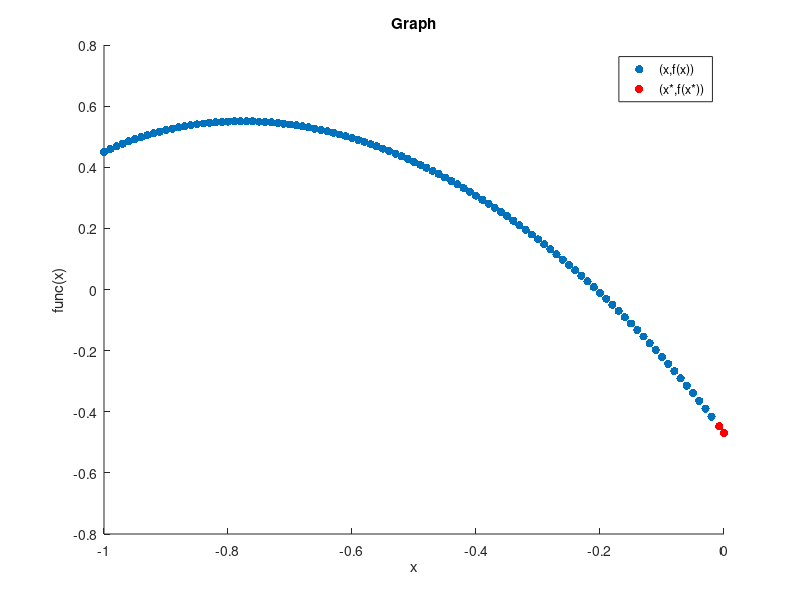

Write the MATLAB code that produced this figure.
function binary_search()
  clc();
  
  a = -1;
  b = 0;
  list_x_star = [];
  list_f_star = [];
  % Output x_star, f_star
  for epsilon = [10.^-2, 10.^-4, 10.^-6]
    [x_star, f_star, countIter] = binary(a, b, epsilon);
    list_x_star = [list_x_star, x_star];
    list_f_star = [list_f_star, f_star];
    fprintf('epsilon: %f\n', epsilon);
    fprintf('x_star: %f\n', x_star);
    fprintf('f_star: %f\n', f_star);
    fprintf('Number of iteration: %d\n', countIter);
    fprintf('-------------------------------------\n');
  end
  
  % Draw graph function
  x = [-1 : 0.01 : -0.02];
  y = [];
  for i = x
    y = [y, func(i)];
  end
  scatter(x, y, 'filled'), xlabel('x'), ylabel('func(x)'), title('Graph')
  
  hold on

  scatter(list_x_star, list_f_star, 'r', 'filled'), legend('(x,f(x))', '(x*,f(x*))')

  hold off
end

% Input function
function value = func(x)
  value = log(2*(x.^5) - 7*x + sqrt(11)) + ...
  sinh((-4*(x.^2) - 4*x + 3 - 4*sqrt(2)) / (3*(x.^2) + 3*x + 3*sqrt(2))) - 1.0;
end

% Binary search function
function [x_star, f_star, countIter] = binary(a, b, epsilon)
  x = (a+b) / 2;
  alpha = (b-a) / 2;
  countIter = 0;
  
  while alpha >= epsilon
    countIter = countIter + 1;
    if func(x + epsilon) > func(x)
      p = -1;
    else
      p = 1;
    end
    
    alpha = alpha / 2;
    x = x + alpha*p;
  end
  
  x_star = x;
  f_star = func(x_star);
end
